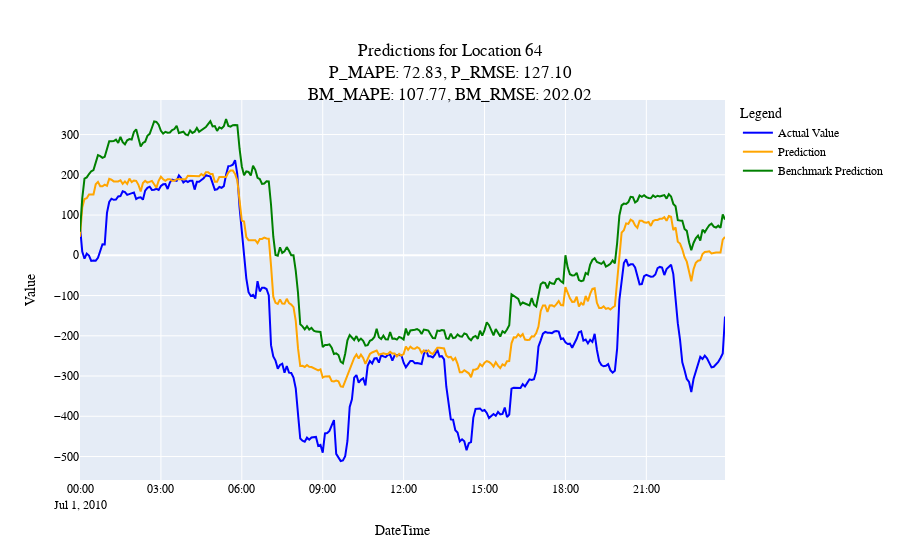
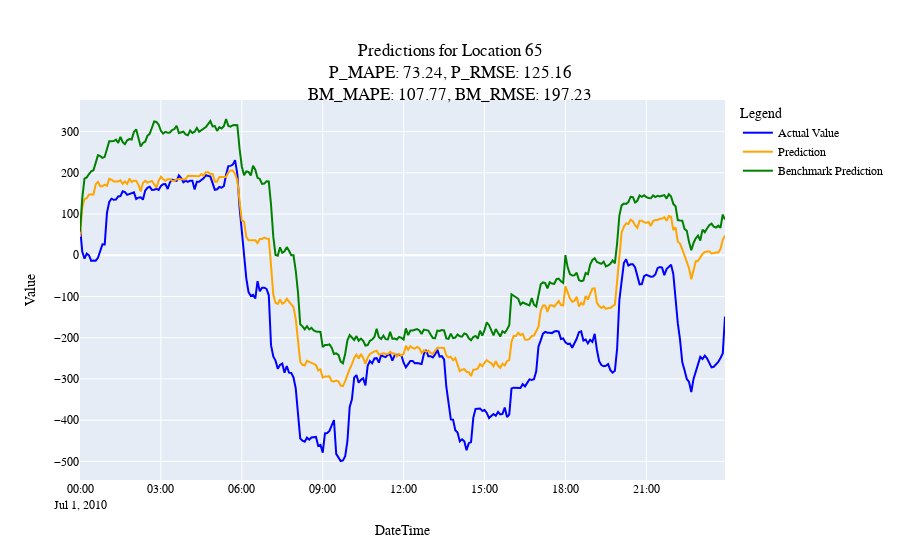
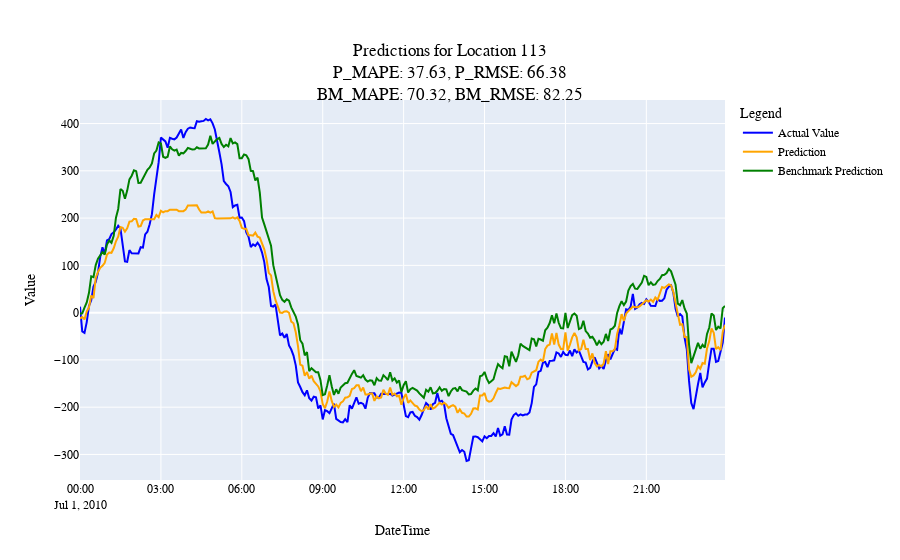
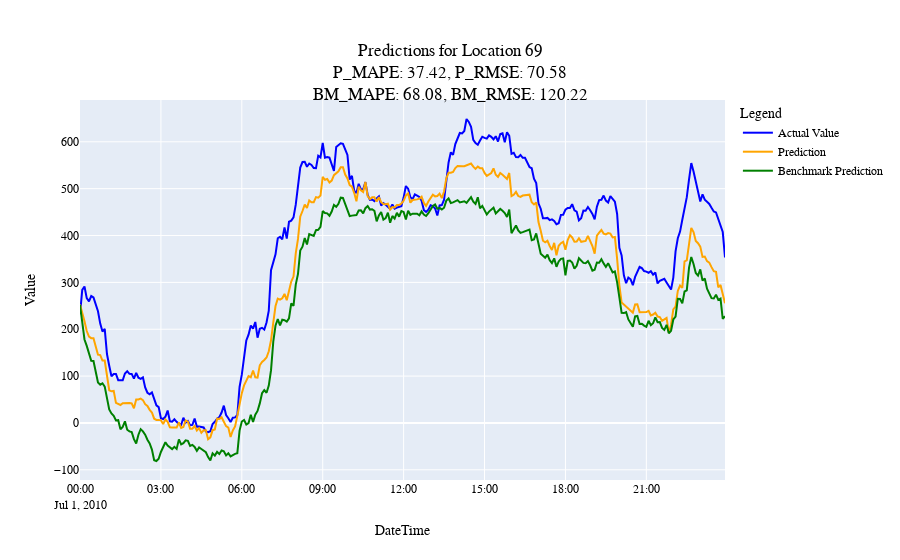

Write notebook code for charts like these, in order.
### Code cell
for l in best_values:
    plot_predictions(l)

### Figure 1 — Plotly figure (JSON) as saved in the notebook; plotly's stock layout.template omitted (floating-point values rounded to 4 significant figures; data arrays with more than 128 entries replaced by an {"elided": "..."} marker saying what was removed)
{"data": [{"hovertemplate": "Actual: %{y}<br>Date: %{x}", "line": {"color": "blue", "width": 2}, "mode": "lines", "name": "Actual Value", "type": "scatter", "x": {"elided": "288 str values"}, "y": {"elided": "288 float values"}}, {"hovertemplate": "Prediction: %{y}<br>Date: %{x}", "line": {"color": "orange", "width": 2}, "mode": "lines", "name": "Prediction", "type": "scatter", "x": {"elided": "288 str values"}, "y": {"elided": "288 float values"}}, {"hovertemplate": "Benchmark: %{y}<br>Date: %{x}", "line": {"color": "green", "width": 2}, "mode": "lines", "name": "Benchmark Prediction", "type": "scatter", "x": {"elided": "288 str values"}, "y": {"elided": "288 float values"}}], "layout": {"font": {"color": "black", "family": "Arial, sans-serif", "size": 12}, "hovermode": "x unified", "legend": {"title": {"text": "Legend"}}, "title": {"text": "Predictions for Location 64<br>P_MAPE: 72.83, P_RMSE: 127.10<br>BM_MAPE: 107.77, BM_RMSE: 202.02", "x": 0.5, "xanchor": "center", "y": 0.9, "yanchor": "top"}, "xaxis": {"title": {"text": "DateTime"}}, "yaxis": {"title": {"text": "Value"}}}}

### Figure 2 — Plotly figure (JSON) as saved in the notebook; plotly's stock layout.template omitted (floating-point values rounded to 4 significant figures; data arrays with more than 128 entries replaced by an {"elided": "..."} marker saying what was removed)
{"data": [{"hovertemplate": "Actual: %{y}<br>Date: %{x}", "line": {"color": "blue", "width": 2}, "mode": "lines", "name": "Actual Value", "type": "scatter", "x": {"elided": "288 str values"}, "y": {"elided": "288 float values"}}, {"hovertemplate": "Prediction: %{y}<br>Date: %{x}", "line": {"color": "orange", "width": 2}, "mode": "lines", "name": "Prediction", "type": "scatter", "x": {"elided": "288 str values"}, "y": {"elided": "288 float values"}}, {"hovertemplate": "Benchmark: %{y}<br>Date: %{x}", "line": {"color": "green", "width": 2}, "mode": "lines", "name": "Benchmark Prediction", "type": "scatter", "x": {"elided": "288 str values"}, "y": {"elided": "288 float values"}}], "layout": {"font": {"color": "black", "family": "Arial, sans-serif", "size": 12}, "hovermode": "x unified", "legend": {"title": {"text": "Legend"}}, "title": {"text": "Predictions for Location 65<br>P_MAPE: 73.24, P_RMSE: 125.16<br>BM_MAPE: 107.77, BM_RMSE: 197.23", "x": 0.5, "xanchor": "center", "y": 0.9, "yanchor": "top"}, "xaxis": {"title": {"text": "DateTime"}}, "yaxis": {"title": {"text": "Value"}}}}

### Figure 3 — Plotly figure (JSON) as saved in the notebook; plotly's stock layout.template omitted (floating-point values rounded to 4 significant figures; data arrays with more than 128 entries replaced by an {"elided": "..."} marker saying what was removed)
{"data": [{"hovertemplate": "Actual: %{y}<br>Date: %{x}", "line": {"color": "blue", "width": 2}, "mode": "lines", "name": "Actual Value", "type": "scatter", "x": {"elided": "288 str values"}, "y": {"elided": "288 float values"}}, {"hovertemplate": "Prediction: %{y}<br>Date: %{x}", "line": {"color": "orange", "width": 2}, "mode": "lines", "name": "Prediction", "type": "scatter", "x": {"elided": "288 str values"}, "y": {"elided": "288 float values"}}, {"hovertemplate": "Benchmark: %{y}<br>Date: %{x}", "line": {"color": "green", "width": 2}, "mode": "lines", "name": "Benchmark Prediction", "type": "scatter", "x": {"elided": "288 str values"}, "y": {"elided": "288 float values"}}], "layout": {"font": {"color": "black", "family": "Arial, sans-serif", "size": 12}, "hovermode": "x unified", "legend": {"title": {"text": "Legend"}}, "title": {"text": "Predictions for Location 113<br>P_MAPE: 37.63, P_RMSE: 66.38<br>BM_MAPE: 70.32, BM_RMSE: 82.25", "x": 0.5, "xanchor": "center", "y": 0.9, "yanchor": "top"}, "xaxis": {"title": {"text": "DateTime"}}, "yaxis": {"title": {"text": "Value"}}}}

### Figure 4 — Plotly figure (JSON) as saved in the notebook; plotly's stock layout.template omitted (floating-point values rounded to 4 significant figures; data arrays with more than 128 entries replaced by an {"elided": "..."} marker saying what was removed)
{"data": [{"hovertemplate": "Actual: %{y}<br>Date: %{x}", "line": {"color": "blue", "width": 2}, "mode": "lines", "name": "Actual Value", "type": "scatter", "x": {"elided": "288 str values"}, "y": {"elided": "288 float values"}}, {"hovertemplate": "Prediction: %{y}<br>Date: %{x}", "line": {"color": "orange", "width": 2}, "mode": "lines", "name": "Prediction", "type": "scatter", "x": {"elided": "288 str values"}, "y": {"elided": "288 float values"}}, {"hovertemplate": "Benchmark: %{y}<br>Date: %{x}", "line": {"color": "green", "width": 2}, "mode": "lines", "name": "Benchmark Prediction", "type": "scatter", "x": {"elided": "288 str values"}, "y": {"elided": "288 float values"}}], "layout": {"font": {"color": "black", "family": "Arial, sans-serif", "size": 12}, "hovermode": "x unified", "legend": {"title": {"text": "Legend"}}, "title": {"text": "Predictions for Location 69<br>P_MAPE: 37.42, P_RMSE: 70.58<br>BM_MAPE: 68.08, BM_RMSE: 120.22", "x": 0.5, "xanchor": "center", "y": 0.9, "yanchor": "top"}, "xaxis": {"title": {"text": "DateTime"}}, "yaxis": {"title": {"text": "Value"}}}}
